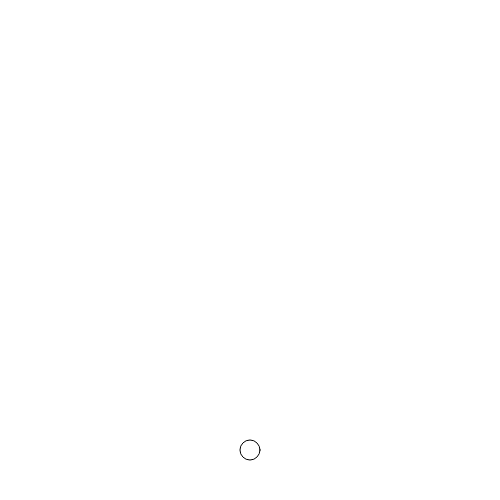
Frame 1 (no input)
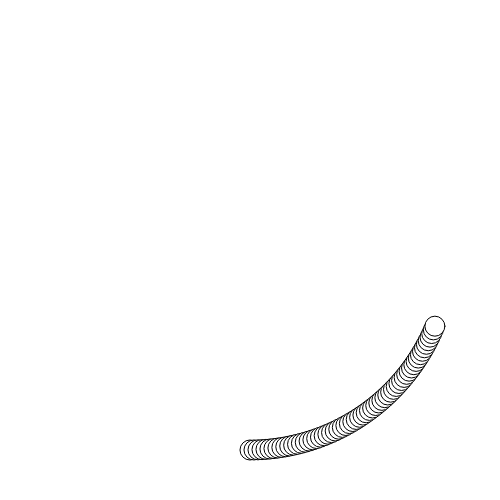
Frame 60 (no input)
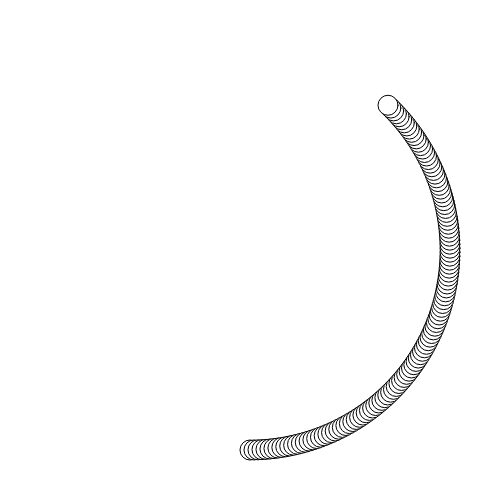
Frame 120 (the mouse pressed at the canvas centre since frame 60)

The p5.js sketch that drew these frames (run headless with seeded random() and noise() and a simulated clock; from frame 60 on, the mouse is pressed at the canvas centre):

// p5.js sketch
// ── sketch.js
var x = 0
var y = 0

function setup() {
  createCanvas(500,500)
}

function draw() {
  //x coordinate of our shape
  var circleX = sin(x)
  //makes radius of rotation be 200
  circleX = circleX * 200
  //centers our rotation on the middle of the canvas or x-axis
  circleX = circleX + width/2
  
  //y coordinate of our shape
  var circleY = cos(x)
  //makes radius of rotation be 200
  circleY = circleY * 200
  //centers our rotation on the middle of the canvas or y-axis
  circleY = circleY + width/2
  
  ellipse(circleX, circleY, 20, 20)
  
  //ellipse(sin(x)*200+width/2, cos(y)*200+100, 20,20)
  
  x = x + 0.02
  
  
}
